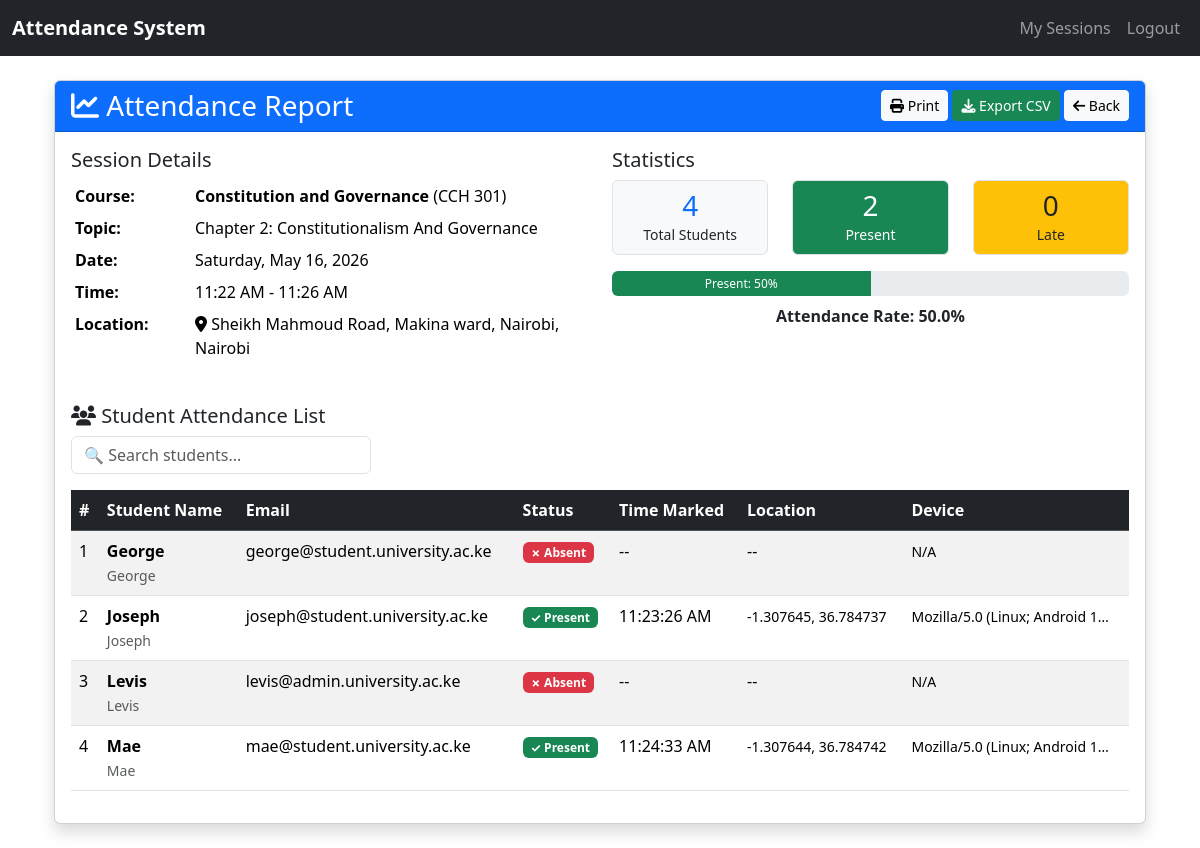
/lecturer/attendance-report/31/ (signed in), run on the app's committed database.
### StudentScanner/models.py (models this page shows, shortened)
class Session(models.Model):
    course = models.ForeignKey(Course, on_delete=models.CASCADE, related_name="sessions")
    lecturer = models.ForeignKey(settings.AUTH_USER_MODEL, on_delete=models.CASCADE)
    topic = models.CharField(max_length=200)
    created_at = models.DateTimeField(auto_now_add=True)
    is_active = models.BooleanField(default=True)
    qr_code_data = models.CharField(max_length=255, unique=True)
    qr_code_base64 = models.TextField(null=True, blank=True)
    qr_expiry = models.DateTimeField(default=timezone.now)
    latitude = models.FloatField(null=True, blank=True)
    longitude = models.FloatField(null=True, blank=True)
    location_name = models.CharField(max_length=500, null=True, blank=True)  # Human-readable location
    allowed_radius = models.IntegerField(default=100)  # 100 meters default

class Course(models.Model):
    programs = models.ManyToManyField(Program, related_name="courses")
    name = models.CharField(max_length=100)
    code = models.CharField(max_length=20, unique=True)
    students = models.ManyToManyField(CustomUser, related_name="enrolled_courses", blank=True)
    default_latitude = models.FloatField(null=True, blank=True)
    default_longitude = models.FloatField(null=True, blank=True)

class Attendance(models.Model):
    STATUS_CHOICES = [
        ('present', 'Present'),
        ('late', 'Late'),
        ('absent', 'Absent'),
    ]
    student = models.ForeignKey(settings.AUTH_USER_MODEL, on_delete=models.CASCADE)
    session = models.ForeignKey(Session, on_delete=models.CASCADE)
    timestamp = models.DateTimeField(auto_now_add=True)
    status = models.CharField(max_length=10, choices=STATUS_CHOICES, default='present')
    marked_latitude = models.FloatField(null=True, blank=True)
    marked_longitude = models.FloatField(null=True, blank=True)
    device_info = models.CharField(max_length=255, blank=True)
    ip_address = models.GenericIPAddressField(null=True, blank=True)
    class Meta:
        unique_together = ['student', 'session']  # Prevent duplicate attendance
        ordering = ['-timestamp']

### UserLogin/models.py (models this page shows, shortened)
class CustomUser(AbstractUser):
    program = models.ForeignKey(
        Program,
        on_delete=models.SET_NULL,
        null=True,
        blank=True,
        related_name="student_users"   # ✅ unique reverse accessor
    )
    programs = models.ManyToManyField(
        Program,
        blank=True,
        related_name="customuser_lecturers"   # ✅ unique reverse accessor
    )
    ROLE_CHOICES = (
        ('student', 'Student'),
        ('lecturer', 'Lecturer'),
        ('admin', 'Admin'),
    )
    role = models.CharField(max_length=20, choices=ROLE_CHOICES, default='student')

### UserLogin/decorators.py (the view)
    def wrapper(request, *args, **kwargs):
        if not request.user.is_authenticated or request.user.role != 'lecturer':
            return redirect('landing')
        return view_func(request, *args, **kwargs)

### LecturerDashboard/templates/LecturerDashboard/attendance_report.html (shortened to what this page needs)
{% extends 'base.html' %}
{% load static %}
{% block content %}
<div class="container mt-4">
    <div class="card shadow mb-4">
        <div class="card-header bg-primary text-white">
            <div class="d-flex justify-content-between align-items-center">
                <h3 class="mb-0">
                    <i class="fas fa-chart-line"></i> Attendance Report
                </h3>
                <div>
                    <button onclick="window.print()" class="btn btn-light btn-sm">
                        <i class="fas fa-print"></i> Print
                    </button>
                    <a href="{% url 'export_attendance_csv' session.id %}" class="btn btn-success btn-sm">
                        <i class="fas fa-download"></i> Export CSV
                    </a>
                    <a href="{% url 'lecturer_dashboard' %}" class="btn btn-light btn-sm">
                        <i class="fas fa-arrow-left"></i> Back
                    </a>
                </div>
            </div>
        </div>
        <div class="card-body">
            <div class="row mb-4">
                <div class="col-md-6">
                    <h5>Session Details</h5>
                    <table class="table table-sm table-borderless">
                        <tr>
                            <th width="120">Course:</th>
                            <td><strong>{{ session.course.name }}</strong> ({{ session.course.code }})</td>
                        </tr>
                        <tr>
                            <th>Topic:</th>
                            <td>{{ session.topic }}</td>
                        </tr>
                        <tr>
                            <th>Date:</th>
                            <td>{{ session.created_at|date:"l, F j, Y" }}</td>
                        </tr>
                        <tr>
                            <th>Time:</th>
                            <td>{{ session.created_at|date:"g:i A" }} - {{ session.qr_expiry|date:"g:i A" }}</td>
                        </tr>
                        {% if session.location_name %}
                        <tr>
                            <th>Location:</th>
                            <td><i class="fas fa-map-marker-alt"></i> {{ session.location_name }}</td>
                        </tr>
                        {% endif %}
                    </table>
                </div>
                <div class="col-md-6">
                    <h5>Statistics</h5>
                    <div class="row text-center">
                        <div class="col-4">
                            <div class="border rounded p-2 bg-light">
                                <h3 class="text-primary mb-0">{{ total_students }}</h3>
                                <small>Total Students</small>
                            </div>
                        </div>
                        <div class="col-4">
                            <div class="border rounded p-2 bg-success text-white">
                                <h3 class="mb-0">{{ present_count }}</h3>
                                <small>Present</small>
                            </div>
                        </div>
                        <div class="col-4">
                            <div class="border rounded p-2 bg-warning">
                                <h3 class="mb-0">{{ late_count }}</h3>
                                <small>Late</small>
                            </div>
                        </div>
                    </div>
                    <div class="mt-3">
                        <div class="progress" style="height: 25px;">
                            <div class="progress-bar bg-success" role="progressbar"
                                 style="width: {% widthratio present_count total_students 100 %}%">
                                Present: {% widthratio present_count total_students 100 %}%
                            </div>
                        </div>
                        <div class="text-center mt-2">
                            <strong>Attendance Rate: {{ attendance_percentage }}%</strong>
                        </div>
                    </div>
                </div>
            </div>
            <h5><i class="fas fa-users"></i> Student Attendance List</h5>
            <div class="table-responsive">
                <table class="table table-striped table-hover" id="attendanceTable">
                    <thead class="table-dark">
                        <tr>
                            <th>#</th>
                            <th>Student Name</th>
                            <th>Email</th>
                            <th>Status</th>
                            <th>Time Marked</th>
                            <th>Location</th>
                            <th>Device</th>
                        </tr>
                    </thead>
                    <tbody>
                        {% for data in student_data %}
                        <tr>
                            <td>{{ forloop.counter }}</td>
                            <td>
                                <strong>{{ data.student.get_full_name|default:data.student.username }}</strong>
                                <br><small class="text-muted">{{ data.student.username }}</small>
                            </td>
                            <td>{{ data.student.email }}</td>
                            <td>
                                {% if data.status == 'present' %}
                                    <span class="badge bg-success">✓ Present</span>
                                {% elif data.status == 'late' %}
                                    <span class="badge bg-warning">⚠ Late</span>
                                {% else %}
                                    <span class="badge bg-danger">✗ Absent</span>
                                {% endif %}
                            </td>
                            <td>
                                {% if data.timestamp %}
                                    {{ data.timestamp|date:"g:i:s A" }}
                                {% else %}
                                    --
                                {% endif %}
                            </td>
                            <td>
                                {% if data.location != 'N/A' %}
                                    <small>{{ data.location }}</small>
                                {% else %}
                                    --
                                {% endif %}
                            </td>
                            <td>
                                <small>{{ data.device|truncatechars:30 }}</small>
                            </td>
                        </tr>
                        {% endfor %}
                    </tbody>
                </table>
            </div>
        </div>
    </div>
</div>
{% endblock %}

### data on the page
Session: course.name "Constitution and Governance", course.code "CCH 301", topic "Chapter 2: Constitutionalism And Governance", created_at "Saturday, May 16, 2026", created_at "11:22 AM", qr_expiry "11:26 AM", location_name "Sheikh Mahmoud Road, Makina ward, Nairobi, Nairobi"
CustomUser: student.get_full_name "George", student.username "George", student.email "george@student.university.ac.ke", shows "✗ Absent", device "N/A"
CustomUser: student.get_full_name "Joseph", student.username "Joseph", student.email "joseph@student.university.ac.ke", shows "✓ Present", timestamp "11:23:26 AM", location "-1.307645, 36.784737", device "Mozilla/5.0 (Linux; Android 1…"
CustomUser: student.get_full_name "Levis", student.username "Levis", student.email "levis@admin.university.ac.ke", shows "✗ Absent", device "N/A"
CustomUser: student.get_full_name "Mae", student.username "Mae", student.email "mae@student.university.ac.ke", shows "✓ Present", timestamp "11:24:33 AM", location "-1.307644, 36.784742", device "Mozilla/5.0 (Linux; Android 1…"

### other printed values
{{ total_students }} "4"
{{ present_count }} "2"
{{ late_count }} "0"
{{ attendance_percentage }} "50.0"
